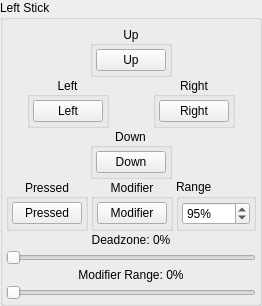
             <widget class="QGroupBox" name="LStick">
              <property name="sizePolicy">
               <sizepolicy hsizetype="Fixed" vsizetype="Fixed">
                <horstretch>0</horstretch>
                <verstretch>0</verstretch>
               </sizepolicy>
              </property>
              <property name="title">
               <string>Left Stick</string>
              </property>
              <property name="alignment">
               <set>Qt::AlignLeading|Qt::AlignLeft|Qt::AlignTop</set>
              </property>
              <layout class="QVBoxLayout" name="verticalLayout_3">
               <property name="spacing">
                <number>0</number>
               </property>
               <property name="sizeConstraint">
                <enum>QLayout::SetDefaultConstraint</enum>
               </property>
               <property name="leftMargin">
                <number>3</number>
               </property>
               <property name="topMargin">
                <number>6</number>
               </property>
               <property name="rightMargin">
                <number>3</number>
               </property>
               <property name="bottomMargin">
                <number>0</number>
               </property>
               <item>
                <widget class="QWidget" name="buttonLStickUpWidget" native="true">
                 <layout class="QHBoxLayout" name="horizontalLayout_20">
                  <property name="spacing">
                   <number>0</number>
                  </property>
                  <property name="leftMargin">
                   <number>0</number>
                  </property>
                  <property name="topMargin">
                   <number>0</number>
                  </property>
                  <property name="rightMargin">
                   <number>0</number>
                  </property>
                  <property name="bottomMargin">
                   <number>0</number>
                  </property>
                  <item>
                   <spacer name="horizontalSpacerLStickUpLeft">
                    <property name="orientation">
                     <enum>Qt::Horizontal</enum>
                    </property>
                    <property name="sizeHint" stdset="0">
                     <size>
                      <width>20</width>
                      <height>20</height>
                     </size>
                    </property>
                   </spacer>
                  </item>
                  <item alignment="Qt::AlignHCenter">
                   <widget class="QGroupBox" name="buttonLStickUpGroup">
                    <property name="title">
                     <string>Up</string>
                    </property>
                    <property name="alignment">
                     <set>Qt::AlignCenter</set>
                    </property>
                    <property name="flat">
                     <bool>false</bool>
                    </property>
                    <layout class="QVBoxLayout" name="buttonLStickUpVerticalLayout">
                     <property name="spacing">
                      <number>3</number>
                     </property>
                     <property name="leftMargin">
                      <number>3</number>
                     </property>
                     <property name="topMargin">
                      <number>3</number>
                     </property>
                     <property name="rightMargin">
                      <number>3</number>
                     </property>
                     <property name="bottomMargin">
                      <number>3</number>
                     </property>
                     <item>
                      <widget class="QPushButton" name="buttonLStickUp">
                       <property name="minimumSize">
                        <size>
                         <width>68</width>
                         <height>0</height>
                        </size>
                       </property>
                       <property name="maximumSize">
                        <size>
                         <width>68</width>
                         <height>16777215</height>
                        </size>
                       </property>
                       <property name="styleSheet">
                        <string notr="true">min-width: 68px;</string>
                       </property>
                       <property name="text">
                        <string>Up</string>
                       </property>
                      </widget>
                     </item>
                    </layout>
                   </widget>
                  </item>
                  <item>
                   <spacer name="horizontalSpacerLStickUpRight">
                    <property name="orientation">
                     <enum>Qt::Horizontal</enum>
                    </property>
                    <property name="sizeHint" stdset="0">
                     <size>
                      <width>20</width>
                      <height>20</height>
                     </size>
                    </property>
                   </spacer>
                  </item>
                 </layout>
                </widget>
               </item>
               <item>
                <layout class="QHBoxLayout" name="buttonLStickLeftRightHorizontaLayout">
                 <property name="spacing">
                  <number>3</number>
                 </property>
                 <item alignment="Qt::AlignHCenter">
                  <widget class="QGroupBox" name="buttonLStickLeftGroup">
                   <property name="title">
                    <string>Left</string>
                   </property>
                   <property name="alignment">
                    <set>Qt::AlignCenter</set>
                   </property>
                   <layout class="QVBoxLayout" name="buttonLStickLeftVerticalLayout">
                    <property name="spacing">
                     <number>3</number>
                    </property>
                    <property name="leftMargin">
                     <number>3</number>
                    </property>
                    <property name="topMargin">
                     <number>3</number>
                    </property>
                    <property name="rightMargin">
                     <number>3</number>
                    </property>
                    <property name="bottomMargin">
                     <number>3</number>
                    </property>
                    <item>
                     <widget class="QPushButton" name="buttonLStickLeft">
                      <property name="minimumSize">
                       <size>
                        <width>68</width>
                        <height>0</height>
                       </size>
                      </property>
                      <property name="maximumSize">
                       <size>
                        <width>68</width>
                        <height>16777215</height>
                       </size>
                      </property>
                      <property name="styleSheet">
                       <string notr="true">min-width: 68px;</string>
                      </property>
                      <property name="text">
                       <string>Left</string>
                      </property>
                     </widget>
                    </item>
                   </layout>
                  </widget>
                 </item>
                 <item alignment="Qt::AlignHCenter">
                  <widget class="QGroupBox" name="buttonLStickRightGroup">
                   <property name="title">
                    <string>Right</string>
                   </property>
                   <property name="alignment">
                    <set>Qt::AlignCenter</set>
                   </property>
                   <layout class="QVBoxLayout" name="buttonLStickRightVerticalLayout">
                    <property name="spacing">
                     <number>3</number>
                    </property>
                    <property name="leftMargin">
                     <number>3</number>
                    </property>
                    <property name="topMargin">
                     <number>3</number>
                    </property>
                    <property name="rightMargin">
                     <number>3</number>
                    </property>
                    <property name="bottomMargin">
                     <number>3</number>
                    </property>
                    <item>
                     <widget class="QPushButton" name="buttonLStickRight">
                      <property name="minimumSize">
                       <size>
                        <width>68</width>
                        <height>0</height>
                       </size>
                      </property>
                      <property name="maximumSize">
                       <size>
                        <width>68</width>
                        <height>16777215</height>
                       </size>
                      </property>
                      <property name="styleSheet">
                       <string notr="true">min-width: 68px;</string>
                      </property>
                      <property name="text">
                       <string>Right</string>
                      </property>
                     </widget>
                    </item>
                   </layout>
                  </widget>
                 </item>
                </layout>
               </item>
               <item>
                <widget class="QWidget" name="buttonLStickDownWidget" native="true">
                 <layout class="QHBoxLayout" name="horizontalLayout_22">
                  <property name="spacing">
                   <number>0</number>
                  </property>
                  <property name="leftMargin">
                   <number>0</number>
                  </property>
                  <property name="topMargin">
                   <number>0</number>
                  </property>
                  <property name="rightMargin">
                   <number>0</number>
                  </property>
                  <property name="bottomMargin">
                   <number>0</number>
                  </property>
                  <item>
                   <spacer name="horizontalSpacerLStickDownLeft">
                    <property name="orientation">
                     <enum>Qt::Horizontal</enum>
                    </property>
                    <property name="sizeHint" stdset="0">
                     <size>
                      <width>20</width>
                      <height>20</height>
                     </size>
                    </property>
                   </spacer>
                  </item>
                  <item alignment="Qt::AlignHCenter">
                   <widget class="QGroupBox" name="buttonLStickDownGroup">
                    <property name="title">
                     <string>Down</string>
                    </property>
                    <property name="alignment">
                     <set>Qt::AlignCenter</set>
                    </property>
                    <layout class="QVBoxLayout" name="buttonLStickDownVerticalLayout">
                     <property name="spacing">
                      <number>3</number>
                     </property>
                     <property name="leftMargin">
                      <number>3</number>
                     </property>
                     <property name="topMargin">
                      <number>3</number>
                     </property>
                     <property name="rightMargin">
                      <number>3</number>
                     </property>
                     <property name="bottomMargin">
                      <number>3</number>
                     </property>
                     <item>
                      <widget class="QPushButton" name="buttonLStickDown">
                       <property name="minimumSize">
                        <size>
                         <width>68</width>
                         <height>0</height>
                        </size>
                       </property>
                       <property name="maximumSize">
                        <size>
                         <width>68</width>
                         <height>16777215</height>
                        </size>
                       </property>
                       <property name="styleSheet">
                        <string notr="true">min-width: 68px;</string>
                       </property>
                       <property name="text">
                        <string>Down</string>
                       </property>
                      </widget>
                     </item>
                    </layout>
                   </widget>
                  </item>
                  <item>
                   <spacer name="horizontalSpacerLStickDownRight">
                    <property name="orientation">
                     <enum>Qt::Horizontal</enum>
                    </property>
                    <property name="sizeHint" stdset="0">
                     <size>
                      <width>20</width>
                      <height>20</height>
                     </size>
                    </property>
                   </spacer>
                  </item>
                 </layout>
                </widget>
               </item>
               <item>
                <layout class="QHBoxLayout" name="buttonLStickPressedModifierHorizontalLayout">
                 <property name="spacing">
                  <number>3</number>
                 </property>
                 <item alignment="Qt::AlignHCenter">
                  <widget class="QGroupBox" name="buttonLStickPressedGroup">
                   <property name="title">
                    <string>Pressed</string>
                   </property>
                   <property name="alignment">
                    <set>Qt::AlignCenter</set>
                   </property>
                   <layout class="QVBoxLayout" name="buttonLStickPressedVerticalLayout" stretch="0">
                    <property name="spacing">
                     <number>3</number>
                    </property>
                    <property name="leftMargin">
                     <number>3</number>
                    </property>
                    <property name="topMargin">
                     <number>3</number>
                    </property>
                    <property name="rightMargin">
                     <number>3</number>
                    </property>
                    <property name="bottomMargin">
                     <number>3</number>
                    </property>
                    <item>
                     <widget class="QPushButton" name="buttonLStick">
                      <property name="minimumSize">
                       <size>
                        <width>68</width>
                        <height>0</height>
                       </size>
                      </property>
                      <property name="maximumSize">
                       <size>
                        <width>68</width>
                        <height>16777215</height>
                       </size>
                      </property>
                      <property name="styleSheet">
                       <string notr="true">min-width: 68px;</string>
                      </property>
                      <property name="text">
                       <string>Pressed</string>
                      </property>
                     </widget>
                    </item>
                   </layout>
                  </widget>
                 </item>
                 <item alignment="Qt::AlignHCenter">
                  <widget class="QGroupBox" name="buttonLStickModGroup">
                   <property name="title">
                    <string>Modifier</string>
                   </property>
                   <property name="alignment">
                    <set>Qt::AlignCenter</set>
                   </property>
                   <layout class="QVBoxLayout" name="buttonLStickModVerticalLayout">
                    <property name="spacing">
                     <number>3</number>
                    </property>
                    <property name="leftMargin">
                     <number>3</number>
                    </property>
                    <property name="topMargin">
                     <number>3</number>
                    </property>
                    <property name="rightMargin">
                     <number>3</number>
                    </property>
                    <property name="bottomMargin">
                     <number>3</number>
                    </property>
                    <item>
                     <widget class="QPushButton" name="buttonLStickMod">
                      <property name="minimumSize">
                       <size>
                        <width>68</width>
                        <height>0</height>
                       </size>
                      </property>
                      <property name="maximumSize">
                       <size>
                        <width>68</width>
                        <height>16777215</height>
                       </size>
                      </property>
                      <property name="styleSheet">
                       <string notr="true">min-width: 68px;</string>
                      </property>
                      <property name="text">
                       <string>Modifier</string>
                      </property>
                     </widget>
                    </item>
                   </layout>
                  </widget>
                 </item>
                 <item>
                  <widget class="QGroupBox" name="buttonLStickRangeGroup">
                   <property name="title">
                    <string>Range</string>
                   </property>
                   <layout class="QHBoxLayout" name="buttonLStickRangeGroupHorizontalLayout">
                    <property name="spacing">
                     <number>3</number>
                    </property>
                    <property name="leftMargin">
                     <number>3</number>
                    </property>
                    <property name="topMargin">
                     <number>3</number>
                    </property>
                    <property name="rightMargin">
                     <number>3</number>
                    </property>
                    <property name="bottomMargin">
                     <number>3</number>
                    </property>
                    <item>
                     <widget class="QSpinBox" name="spinboxLStickRange">
                      <property name="minimumSize">
                       <size>
                        <width>68</width>
                        <height>21</height>
                       </size>
                      </property>
                      <property name="maximumSize">
                       <size>
                        <width>68</width>
                        <height>16777215</height>
                       </size>
                      </property>
                      <property name="suffix">
                       <string>%</string>
                      </property>
                      <property name="minimum">
                       <number>25</number>
                      </property>
                      <property name="maximum">
                       <number>150</number>
                      </property>
                      <property name="value">
                       <number>95</number>
                      </property>
                     </widget>
                    </item>
                   </layout>
                  </widget>
                 </item>
                </layout>
               </item>
               <item>
                <layout class="QVBoxLayout" name="sliderLStickDeadzoneModifierRangeVerticalLayout">
                 <property name="spacing">
                  <number>3</number>
                 </property>
                 <property name="sizeConstraint">
                  <enum>QLayout::SetDefaultConstraint</enum>
                 </property>
                 <property name="leftMargin">
                  <number>0</number>
                 </property>
                 <property name="topMargin">
                  <number>2</number>
                 </property>
                 <property name="rightMargin">
                  <number>0</number>
                 </property>
                 <property name="bottomMargin">
                  <number>3</number>
                 </property>
                 <item>
                  <layout class="QHBoxLayout" name="sliderLStickDeadzoneHorizontalLayout">
                   <item>
                    <widget class="QLabel" name="labelLStickDeadzone">
                     <property name="text">
                      <string>Deadzone: 0%</string>
                     </property>
                     <property name="alignment">
                      <set>Qt::AlignHCenter</set>
                     </property>
                    </widget>
                   </item>
                  </layout>
                 </item>
                 <item>
                  <widget class="QSlider" name="sliderLStickDeadzone">
                   <property name="maximum">
                    <number>100</number>
                   </property>
                   <property name="orientation">
                    <enum>Qt::Horizontal</enum>
                   </property>
                  </widget>
                 </item>
                 <item>
                  <layout class="QHBoxLayout" name="sliderLStickModifierRangeHorizontalLayout">
                   <item>
                    <widget class="QLabel" name="labelLStickModifierRange">
                     <property name="text">
                      <string>Modifier Range: 0%</string>
                     </property>
                     <property name="alignment">
                      <set>Qt::AlignHCenter</set>
                     </property>
                    </widget>
                   </item>
                  </layout>
                 </item>
                 <item>
                  <widget class="QSlider" name="sliderLStickModifierRange">
                   <property name="maximum">
                    <number>100</number>
                   </property>
                   <property name="orientation">
                    <enum>Qt::Horizontal</enum>
                   </property>
                  </widget>
                 </item>
                </layout>
               </item>
              </layout>
             </widget>
